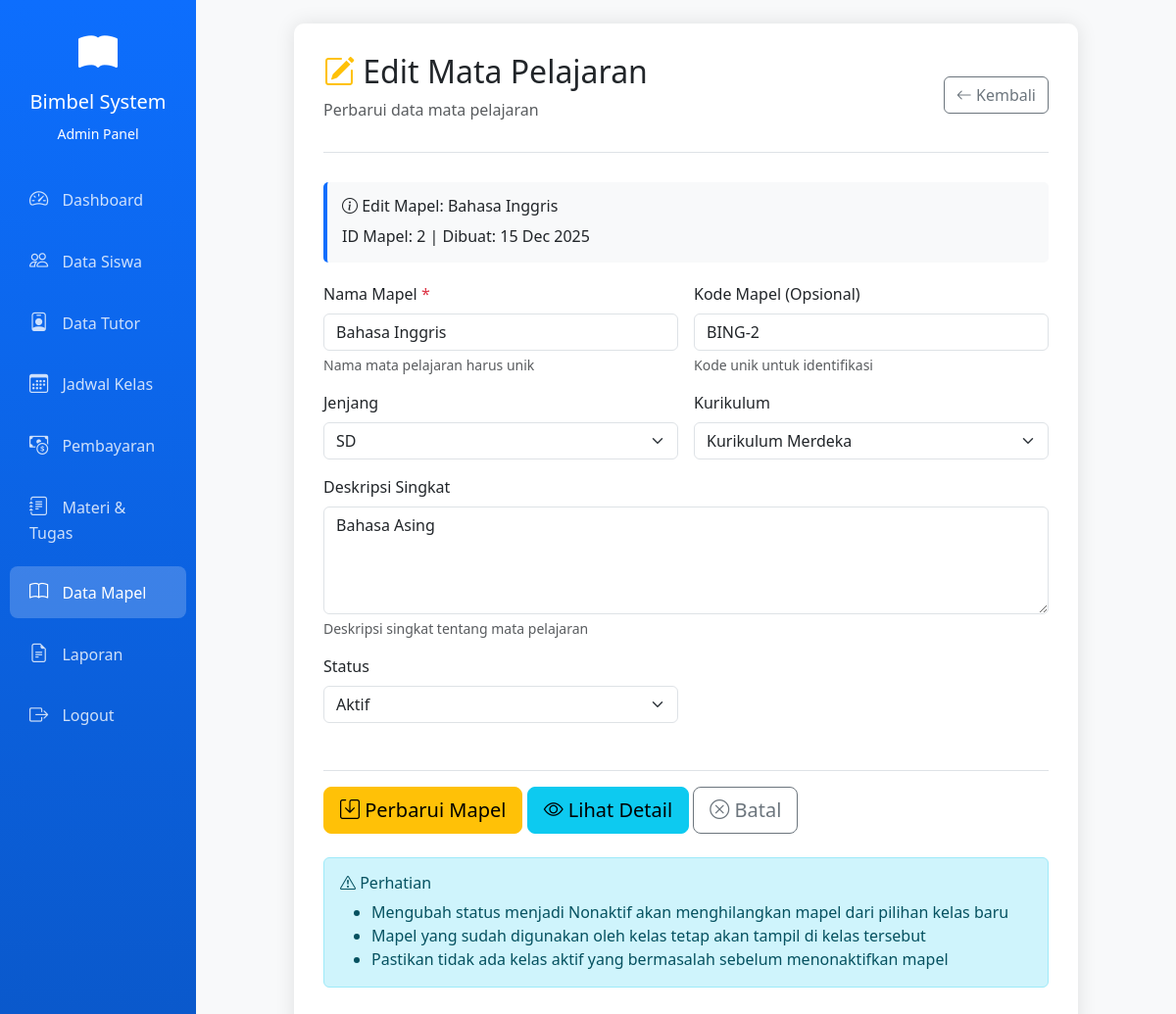
Page /admin/mapel_edit.php?id=2 (signed in) on the committed database.
### tables this page shows
CREATE TABLE `mapel` (
  `id_mapel` int NOT NULL,
  `nama_mapel` varchar(50) DEFAULT NULL,
  `kode_mapel` varchar(20) DEFAULT NULL,
  `jenjang` enum('SD','SMP','SMA') DEFAULT NULL,
  `kurikulum` varchar(50) DEFAULT NULL,
  `deskripsi` text,
  `status` enum('Aktif','Nonaktif') DEFAULT 'Aktif',
  `created_at` timestamp NULL DEFAULT CURRENT_TIMESTAMP,
  `updated_at` datetime DEFAULT NULL
);

### admin/mapel_edit.php (the view, shortened to what this page needs)
<?php
require "../config.php";
function h($str) {
    return htmlspecialchars($str ?? '', ENT_QUOTES, 'UTF-8');
}
$jenjangList = [
    'SD' => 'SD',
    'SMP' => 'SMP'
];
$kurikulumList = [
    'Kurikulum 2013' => 'Kurikulum 2013',
    'Kurikulum Merdeka' => 'Kurikulum Merdeka',
    'KTSP' => 'KTSP'
];
$mapelData = null;
if (isset($_GET['id'])) {
    $id = (int)$_GET['id'];
    $query = "SELECT * FROM mapel WHERE id_mapel = $id";
    $result = mysqli_query($conn, $query);
    if (mysqli_num_rows($result) > 0) {
        $mapelData = mysqli_fetch_assoc($result);
    }
} else {
    header("Location: mapel.php");
    exit;
}
?>
<!DOCTYPE html>
<html lang="id">
<head>
    <link href="https://cdn.jsdelivr.net/npm/bootstrap@5.3.0/dist/css/bootstrap.min.css" rel="stylesheet">
    <link rel="stylesheet" href="https://cdn.jsdelivr.net/npm/bootstrap-icons@1.10.0/font/bootstrap-icons.css">
    <link rel="stylesheet" href="../assets/css/style.css">
</head>
<body>
    <div class="container-fluid">
        <div class="row">
            <div class="col-md-2 sidebar p-0">
                <div class="text-center text-white py-4">
                    <i class="bi bi-book-fill" style="font-size: 2.5rem;"></i>
                    <h5 class="mt-2">Bimbel System</h5>
                    <small>Admin Panel</small>
                </div>
                <nav class="nav flex-column">
                    <a class="nav-link" href="dashboardadmin.php"><i class="bi bi-speedometer2"></i> Dashboard</a>
                    <a class="nav-link" href="siswa.php"><i class="bi bi-people"></i> Data Siswa</a>
                    <a class="nav-link" href="tutor.php"><i class="bi bi-person-badge"></i> Data Tutor</a>
                    <a class="nav-link" href="kelas.php"><i class="bi bi-calendar3"></i> Jadwal Kelas</a>
                    <a class="nav-link" href="pembayaran.php"><i class="bi bi-cash-coin"></i> Pembayaran</a>
                    <a class="nav-link" href="materi.php"><i class="bi bi-journal-text"></i> Materi & Tugas</a>
                    <a class="nav-link active" href="mapel.php"><i class="bi bi-book"></i> Data Mapel</a>
                    <a class="nav-link" href="laporan.php"><i class="bi bi-file-earmark-text"></i> Laporan</a>
                    <a class="nav-link" href="../logout.php"><i class="bi bi-box-arrow-right"></i> Logout</a>
                </nav>
            </div>
            <div class="col-md-10 content-wrapper p-4">
                <div class="form-container">
                    <div class="page-header">
                        <div class="d-flex justify-content-between align-items-center">
                            <div>
                                <h2><i class="bi bi-pencil-square text-warning"></i> Edit Mata Pelajaran</h2>
                                <p class="text-muted">Perbarui data mata pelajaran</p>
                            </div>
                            <a href="mapel.php" class="btn btn-outline-secondary">
                                <i class="bi bi-arrow-left"></i> Kembali
                            </a>
                        </div>
                    </div>
                    <div class="info-box">
                        <h6><i class="bi bi-info-circle"></i> Edit Mapel: <?= h($mapelData['nama_mapel']) ?></h6>
                        <p class="mb-0">ID Mapel: <?= $mapelData['id_mapel'] ?> | Dibuat: <?= date('d M Y', strtotime($mapelData['created_at'])) ?></p>
                    </div>
                    <form method="POST" action="mapel_edit.php">
                        <div class="row g-3">
                            <div class="col-md-6">
                                <label class="form-label required">Nama Mapel</label>
                                <input type="text" name="nama_mapel" class="form-control"
                                       value="<?= h($mapelData['nama_mapel']) ?>" required>
                                <div class="form-text">Nama mata pelajaran harus unik</div>
                            </div>
                            <div class="col-md-6">
                                <label class="form-label">Kode Mapel (Opsional)</label>
                                <input type="text" name="kode_mapel" class="form-control"
                                       value="<?= h($mapelData['kode_mapel']) ?>"
                                       placeholder="Contoh: MAT-10, BING-12">
                                <div class="form-text">Kode unik untuk identifikasi</div>
                            </div>
                            <div class="col-md-6">
                                <label class="form-label">Jenjang</label>
                                <select name="jenjang" class="form-select">
                                    <?php foreach ($jenjangList as $key => $value): ?>
                                        <option value="<?= $key ?>"
                                            <?= ($mapelData['jenjang'] == $key) ? 'selected' : '' ?>>
                                            <?= $value ?>
                                        </option>
                                    <?php endforeach; ?>
                                </select>
                            </div>
                            <div class="col-md-6">
                                <label class="form-label">Kurikulum</label>
                                <select name="kurikulum" class="form-select">
                                    <?php foreach ($kurikulumList as $key => $value): ?>
                                        <option value="<?= $key ?>"
                                            <?= ($mapelData['kurikulum'] == $key) ? 'selected' : '' ?>>
                                            <?= $value ?>
                                        </option>
                                    <?php endforeach; ?>
                                </select>
                            </div>
                            <div class="col-12">
                                <label class="form-label">Deskripsi Singkat</label>
                                <textarea name="deskripsi" class="form-control" rows="4"><?= h($mapelData['deskripsi']) ?></textarea>
                                <div class="form-text">Deskripsi singkat tentang mata pelajaran</div>
                            </div>
                            <div class="col-md-6">
                                <label class="form-label">Status</label>
                                <select name="status" class="form-select" required>
                                    <option value="Aktif" <?= ($mapelData['status'] == 'Aktif') ? 'selected' : '' ?>>Aktif</option>
                                </select>
                            </div>
                        </div>
                        <div class="mt-5 pt-3 border-top">
                            <button type="submit" name="update_mapel" class="btn btn-warning btn-lg">
                                <i class="bi bi-save"></i> Perbarui Mapel
                            </button>
                            <a href="mapel_detail.php?id=<?= $mapelData['id_mapel'] ?>" class="btn btn-info btn-lg">
                                <i class="bi bi-eye"></i> Lihat Detail
                            </a>
                            <a href="mapel.php" class="btn btn-outline-secondary btn-lg">
                                <i class="bi bi-x-circle"></i> Batal
                            </a>
                        </div>
                    </form>
                    <div class="alert alert-info mt-4">
                        <h6><i class="bi bi-exclamation-triangle"></i> Perhatian</h6>
                        <ul class="mb-0">
                            <li>Mengubah status menjadi Nonaktif akan menghilangkan mapel dari pilihan kelas baru</li>
                            <li>Mapel yang sudah digunakan oleh kelas tetap akan tampil di kelas tersebut</li>
                            <li>Pastikan tidak ada kelas aktif yang bermasalah sebelum menonaktifkan mapel</li>
                        </ul>
                    </div>
                </div>
            </div>
        </div>
    </div>
</body>
</html>

### assets/css/style.css (style rules this page uses)
body { font-family: 'Segoe UI', Tahoma, Geneva, Verdana, sans-serif; }
.sidebar { min-height: 100vh; background: linear-gradient(180deg, #0d6efd 0%, #0a58ca 100%); }
.sidebar .nav-link { color: rgba(255, 255, 255, 0.8); padding: 12px 20px; margin: 5px 10px; border-radius: 8px; transition: all 0.3s; }
.sidebar .nav-link:hover, .sidebar .nav-link.active { background-color: rgba(255, 255, 255, 0.2); color: white; }
.sidebar .nav-link i { margin-right: 10px; font-size: 1.2rem; }
.content-wrapper { padding: 30px; background-color: #f8f9fa; min-height: 100vh; }
.page-header { margin-bottom: 30px; }

### admin/mapel_edit.php (style rules this page uses)
.form-container { max-width: 800px; margin: 0 auto; background-color: #fff; border-radius: 10px; box-shadow: 0 0 20px rgba(0,0,0,0.1); padding: 30px; }
.page-header { border-bottom: 1px solid #dee2e6; padding-bottom: 15px; margin-bottom: 30px; }
.form-label { font-weight: 500; }
.required::after { content: " *"; color: #dc3545; }
.info-box { background-color: #f8f9fa; border-left: 4px solid #0d6efd; padding: 15px; border-radius: 5px; margin-bottom: 20px; }

### rows in the picture
mapel: nama_mapel "Bahasa Inggris", id_mapel "2", created_at "15 Dec 2025", kode_mapel "BING-2", jenjang "SD", kurikulum "Kurikulum Merdeka", deskripsi "Bahasa Asing", status "Aktif"
